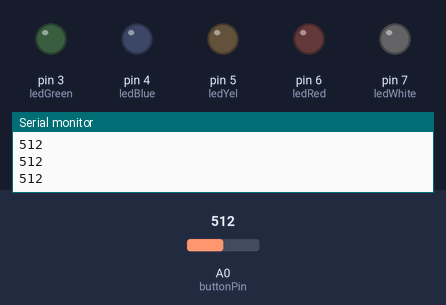
This sketch was run on a simulated Arduino Uno, built with avr-gcc and run on an emulated ATmega328P. On the bench: output pins drawn as LEDs (lit = HIGH), the last lines printed to the serial monitor. Inputs (shaded band) come from the test bench; at power-on: A0 (buttonPin) = 512.

Above: at 1.2 s.
1.3 s: A0 (buttonPin) set to 345
2.8 s: A0 (buttonPin) set to 322
At 3.8 s:
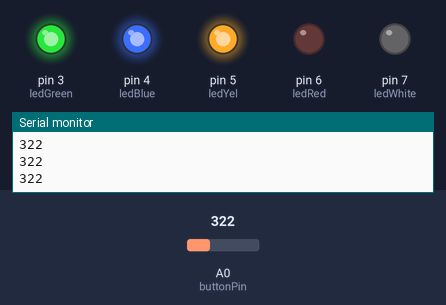
4.3 s: A0 (buttonPin) set to 410
At 5.1 s:
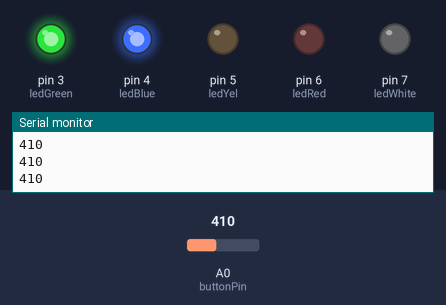
5.8 s: A0 (buttonPin) set to 387
At 6.4 s:
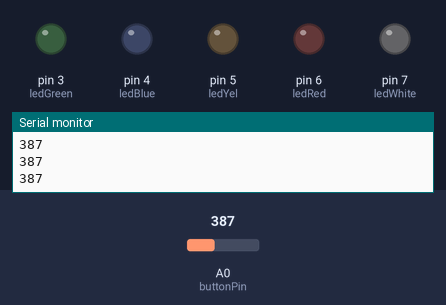
7.3 s: A0 (buttonPin) set to 122
At 7.8 s:
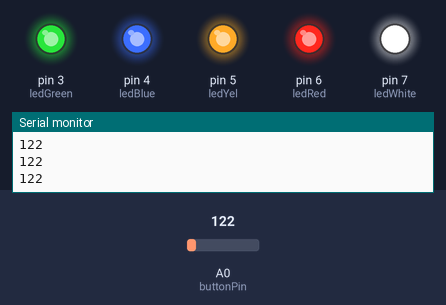
8.8 s: A0 (buttonPin) set to 111
10.3 s: A0 (buttonPin) set to 93
At 11.6 s:
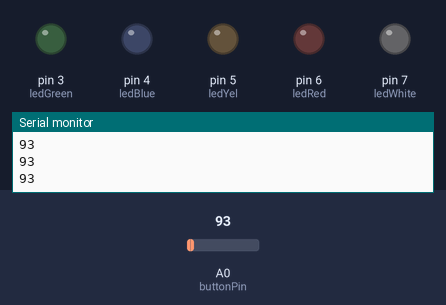
Timing chart, 0 to 12.8 s (numbered marks = the images above; inputs shaded):
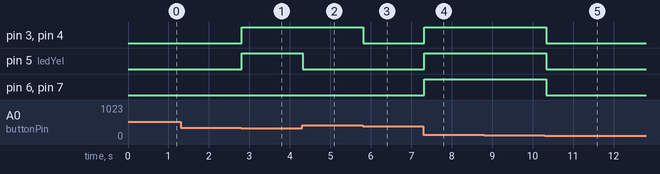

Measured:
- the behaviour switches between 330 and 329 on A0 (buttonPin) (found by bisection; images 0 and 1)
- the behaviour switches between 401 and 400 on A0 (buttonPin) (found by bisection; images 2 and 3)
- the behaviour switches between 101 and 100 on A0 (buttonPin) (found by bisection; images 4 and 5)
- after the input at 2.8 s, pin 3 (ledGreen), pin 4 (ledBlue), pin 5 (ledYel): LOW → HIGH at once
- after the input at 4.3 s, pin 5 (ledYel): HIGH → LOW at once
- after the input at 5.8 s, pin 3 (ledGreen), pin 4 (ledBlue): HIGH → LOW at once
- after the input at 7.3 s, pin 3 (ledGreen), pin 4 (ledBlue), pin 5 (ledYel), pin 6 (ledRed), pin 7 (ledWhite): LOW → HIGH at once
- after the input at 10.3 s, pin 3 (ledGreen), pin 4 (ledBlue), pin 5 (ledYel), pin 6 (ledRed), pin 7 (ledWhite): HIGH → LOW at once

The sketch:

tests_buttons.ino
```cpp
int buttonPin = A0;     //Button and LED pin numbers
int ledGreen = 3;
int ledBlue = 4;
int ledYel = 5;
int ledRed = 6;
int ledWhite = 7;


void setup()
{
    pinMode(ledGreen, OUTPUT);    //Define LED pins
    pinMode(ledRed, OUTPUT);
    pinMode(ledBlue, OUTPUT);
    pinMode(ledYel, OUTPUT);
    pinMode(ledWhite, OUTPUT);
    Serial.begin(9600);           //Serial monitor used to determine limit values
}

void loop() {
  int temp = analogRead(buttonPin);   //Read the analogue input
  Serial.println(temp);               //Display the read value in the Serial monitor
  if (temp > 100 && temp < 150)                //Second button limit
  {
    digitalWrite(ledGreen, HIGH);
    digitalWrite(ledBlue, HIGH);
    digitalWrite(ledYel, HIGH);
    digitalWrite(ledRed, HIGH);
    digitalWrite(ledWhite, HIGH);
  }
  else if (temp > 160 && temp < 220)                //Second button limit
  {
    digitalWrite(ledGreen, HIGH);
    digitalWrite(ledBlue, HIGH);
    digitalWrite(ledYel, HIGH);
    digitalWrite(ledRed, HIGH);
    digitalWrite(ledWhite, LOW);
  }
  else if (temp > 230 && temp < 330)                //Second button limit
  {
    digitalWrite(ledGreen, HIGH);
    digitalWrite(ledBlue, HIGH);
    digitalWrite(ledYel, HIGH);
    digitalWrite(ledRed, LOW);
    digitalWrite(ledWhite, LOW);
  }
  else if (temp > 400 && temp < 500)                //Third button limit
  {
    digitalWrite(ledGreen, HIGH);
    digitalWrite(ledBlue, HIGH);
    digitalWrite(ledYel, LOW);
    digitalWrite(ledRed, LOW);
    digitalWrite(ledWhite, LOW);
  }
  else if (temp > 850)                //Fourth button limit
  {
    digitalWrite(ledGreen, HIGH);
    digitalWrite(ledBlue, LOW);
    digitalWrite(ledYel, LOW);
    digitalWrite(ledRed, LOW);
    digitalWrite(ledWhite, LOW);
  }
  else                                //If none of the previous buttons are pressed, then the fifth button must be pressed
  {
    digitalWrite(ledGreen, LOW);
    digitalWrite(ledBlue, LOW);
    digitalWrite(ledYel, LOW);
    digitalWrite(ledRed, LOW);
    digitalWrite(ledWhite, LOW);
  }
  delay(100);                         //Delay for stability
}
```
